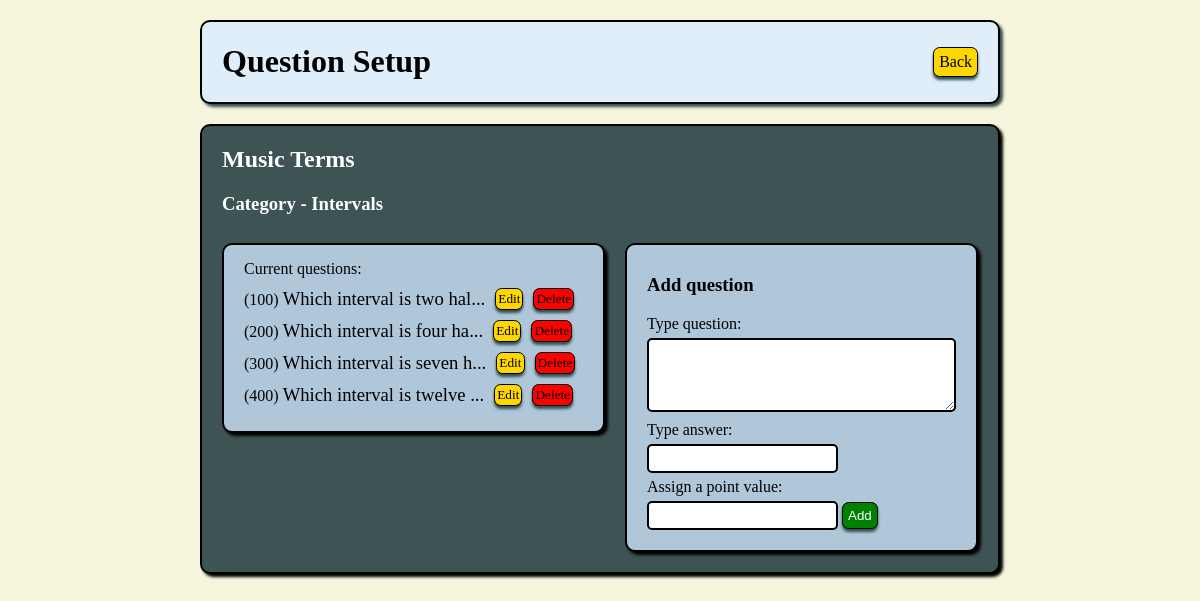
The app's page /games/categories/7 with its own data.
### gameboard_app/models.py (models this page shows, shortened)
class Category(models.Model):
    name = models.CharField(max_length=255)
    game_assigned = models.ForeignKey(Game, related_name="categories_avail", on_delete = models.CASCADE)
    created_at = models.DateTimeField(auto_now_add=True)
    updated_at = models.DateTimeField(auto_now=True)
    @classmethod
    def get_by_id(cls, id):
        return cls.objects.get(id=id)

class Game(models.Model):
    title = models.CharField(max_length=255)
    is_active = models.BooleanField(default=False)
    created_at = models.DateTimeField(auto_now_add=True)
    updated_at = models.DateTimeField(auto_now=True)

class Question(models.Model):
    question = models.TextField()
    answer = models.CharField(max_length=255)
    points = models.IntegerField(default=100)
    category_assigned = models.ForeignKey(Category, related_name="question_list", on_delete = models.CASCADE)
    created_at = models.DateTimeField(auto_now_add=True)
    updated_at = models.DateTimeField(auto_now=True)

### gameboard_app/views.py (the view)
# urls.py: path('categories/<int:cat_id>', views.display_cat_questions, name='show_cat_qs'),
def display_cat_questions(request, cat_id):
    context = {
        'category': Category.get_by_id(cat_id),
    }
    return render(request, 'new_question.html', context)

### gameboard_app/templates/new_question.html (shortened to what this page needs)
<!DOCTYPE html>
<html lang="en">
<head>
    {% load static %}
    <link rel="stylesheet" href="{% static 'css/style.css' %}">
</head>
<body>
    <div class="wrapper">
        <div class="nav_bar">
            <h1>Question Setup</h1>
            <a class="back" href="{% url 'show_cats' %}">Back</a>
        </div>
        <div class="title_box">
            <h2 style="color: white; padding: 0px 20px;">{{ category.game_assigned.title }}</h2>
            <h3 style="color: white; padding: 0px 20px;">Category - {{ category.name }}</h3>
        <div class="question_box">
            <div class="ques_box_left">
                <p>Current questions:</p>
                {% for question in category.question_list.all|dictsort:"points" %}
                    <div style="display: flex; align-items: center;">
                        <p>({{ question.points }}) <a class="cat_link" href="{% url 'show_ques' question.id %}">
                            {% if question.question|length > 25 %}
                                {{ question.question|slice:":25"}}...
                            {% else %}
                                {{ question.question }}
                            {% endif %}
                        </a></p>
                        <a class="q_edit" href="{% url 'edit_ques_page' question.id %}">Edit</a>
                        <a class="q_delete" href="{% url 'delete_ques' question.id %}">Delete</a>
                    </div>
                {% endfor %}
            </div>
            <div class="ques_box_right">
                <h3>Add question</h3>
                <form action="{% url 'new_question' %}" method="post">
                    <p><label>Type question:</label></p>
                    <textarea class="input" name="question" cols="35" rows="4"></textarea>
                    <p><label>Type answer:</label></p>
                    <input class="input" type="text" name="answer">
                    <p><label>Assign a point value:</label></p>
                    <input class="input" type="number" name="points">
                    <input class="add" type="submit" value="Add">
                </form>
            </div>
        </div>
    </div>
</body>
</html>

### gameboard_app/static/css/style.css (style rules this page uses)
body { background-color:beige; }
.wrapper { width: 800px; margin: auto; }
.nav_bar { display: flex; justify-content: space-between; align-items: center; margin: 20px 0px; padding: 0px 20px; border: 2px solid black; border-radius: 10px; background-color:rgb(224, 238, 249); box-shadow: 3px 3px 3px darkslategray; }
.title_box { border: 2px solid black; border-radius: 10px; background-color:rgb(62, 83, 83); box-shadow: 3px 3px 3px black; }
.back, .delete, .q_edit, .q_delete, .play, .add { text-decoration: none; border: 1px solid black; border-radius: 5pt; box-shadow: 0px 3px 3px darkslategray; background-color: gold; color: black; padding: 5px; cursor: pointer; }
.delete, .q_delete { background-color: red; }
.q_edit, .q_delete { font-size: 10pt; padding: 2px; margin: 0px 0px 0px 10px; }
.add { background-color: green; color: white; }
#select_game, #category_box, .question_box { display: flex; align-items: start; margin: 10px; }
.inner_boxes, .ques_box_left, .ques_box_right { border: 2px solid black; border-radius: 10px; box-shadow: 3px 3px 3px black; margin: 10px; padding: 10px 20px 20px; width: 50%; background-color: rgb(176, 199, 218); }
.ques_box_left { width: 60%; }
.ques_box_right { width: 40%; }
p { margin: 5px 0px; }
.input { border: 2px solid black; border-radius: 5px; padding: 5px; }
.cat_link { text-decoration: none; color: black; font-size: 14pt; }

### records on screen
Category: game_assigned "Music Terms", name "Intervals"
Question: points "100", question "Which interval is two hal"
Question: points "200", question "Which interval is four ha"
Question: points "300", question "Which interval is seven h"
Question: points "400", question "Which interval is twelve"
